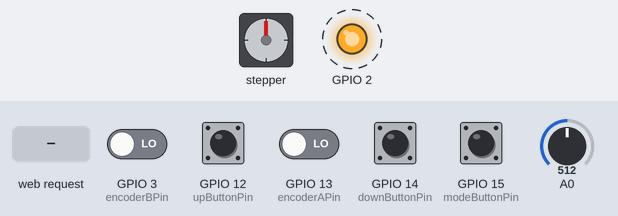
This sketch was run on a simulated ESP8266 (NodeMCU). Shown: stepper motor, output pins drawn as LEDs (lit = HIGH). Wiring (inferred from the names in the program): stepper motor (2048 steps per turn assumed): coils GPIO 16, GPIO 5, GPIO 4, GPIO 0. Dashed ring = blinking. The inputs (shaded band) are chosen by the test bench; at power-on: GPIO 3 (encoderBPin), GPIO 12 (upButtonPin), GPIO 13 (encoderAPin), GPIO 14 (downButtonPin), GPIO 15 (modeButtonPin) LOW, A0 = 512. WiFi joins after 1.5 s; servers stay silent unless stated; pins used as bus, display or sensor lines are not drawn; what the sketch prints to the serial monitor is not drawn.

Above: at 2.7 s.
2.8 s: A0 set to 536
At 3.48 s:
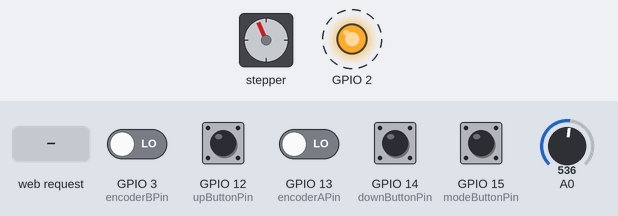
5.8 s: GPIO 13 (encoderAPin) driven HIGH
At 6.9 s:
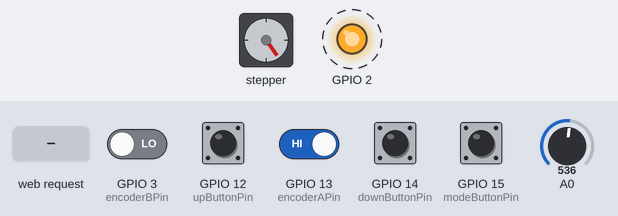
8.8 s: HTTP request GET /?send_m=0 received
At 11.1 s:
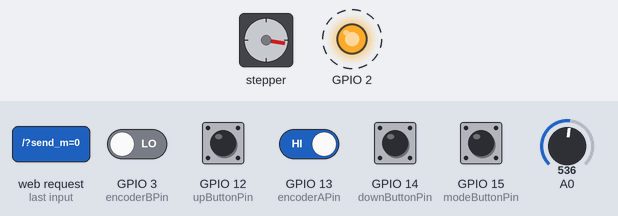
11.8 s: HTTP request GET /?send_m=0 received
At 13.8 s:
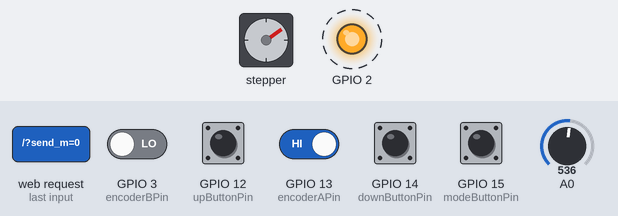
14.8 s: GPIO 15 (modeButtonPin) pulled HIGH for 0.15 s
17.7 s: A0 set to 490
At 18.83 s:
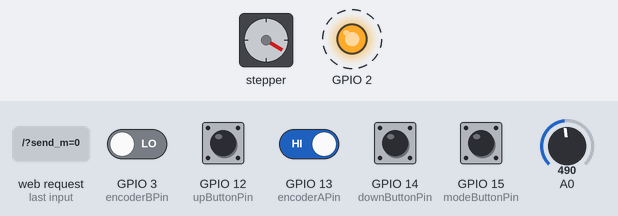
Timing chart, 0 to 24.7 s (numbered marks = the images above; inputs shaded):
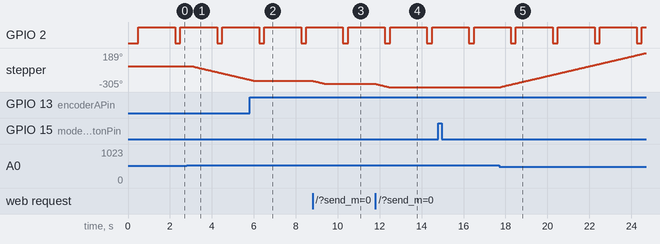

The sketch:

nodemcu.ino
```cpp
#include <ESP8266WiFi.h>
#include <Ticker.h>

////////////  step motor  //////////////////////////////////////////////////////////
// declare variables for the motor pins
int motorPin1 = 16;   // Blue   / Синий     - 28BYJ48 pin 1
int motorPin2 = 5;    // Pink   / Розовый   - 28BYJ48 pin 2
int motorPin3 = 4;    // Yellow / Желтый    - 28BYJ48 pin 3
int motorPin4 = 0;    // Orange / Оранжевый - 28BYJ48 pin 4

// установить скорость шагового двигателя.
int motorSpeed = 1200;

int lookup[8] = {
  B01000, B01100, B00100, B00110, B00010, B00011, B00001, B01001};

/////////////////////////////////////////////////////////////////////////////////////

//  конектимся к роутеру
const char* ssid = "kyivstar wi-fi";
const char* password = "dreamteam";

uint8_t blink_loop = 0;
uint8_t blink_mode = 0;
int sensorValue = 0;
int sensetive = 25;
int level = 500;
uint8_t i;

Ticker blinker;

const int upButtonPin = 12;
const int downButtonPin = 14;
int upButtonState = 0;
int downButtonState = 0;

const int modeButtonPin = 15;
int oldModeButton = 0;
int newModeButton = 0;
long buttonTime = 0;
long debounce = 200;

const int encoderAPin = 13;
const int encoderBPin = 3;
int oldEncoderPosition = HIGH;
int newEncoderPosition = HIGH;

// Create an instance of the server
// specify the port to listen on as an argument
WiFiServer server(80);

bool manual = 0;
int motorDirection = 2;
int stepcount = 0;

//512 - оборот
void movetocw(int stepcount)
{
  manual = 1;
  for (int i = 0; i < stepcount; i++){
  clockwise();
  }
}

void movetoacw(int stepcount)
{
  manual = 1;
  for (int i = 0; i < stepcount; i++){
  anticlockwise();
  }
}

void timerIsr()
{
  if(blink_mode & 1<<(blink_loop&0x07)) digitalWrite(2, HIGH);
    else  digitalWrite(2, LOW);
  blink_loop++;

  sensorValue = analogRead(A0);
  upButtonState = digitalRead(upButtonPin);
  downButtonState = digitalRead(downButtonPin);
}

// функция поворачивает мотор против часовой стрелки.
void anticlockwise()
{
  for(int i = 0; i < 8; i++)
  {
    setOutput(i);
    delayMicroseconds(motorSpeed);
  }
}

// функция поворачивает мотор по часовой стрелке.
void clockwise()
{
  for(int i = 7; i >= 0; i--)
  {
    setOutput(i);
    delayMicroseconds(motorSpeed);
  }
}

void setOutput(int out)
{
  digitalWrite(motorPin1, bitRead(lookup[out], 0));
  digitalWrite(motorPin2, bitRead(lookup[out], 1));
  digitalWrite(motorPin3, bitRead(lookup[out], 2));
  digitalWrite(motorPin4, bitRead(lookup[out], 3));
}

void modeButtonAction()
{
  newModeButton = digitalRead(modeButtonPin);

  if (newModeButton == HIGH && oldModeButton == LOW && millis() - buttonTime > debounce)
  {
    manual = !manual;
    level = sensorValue;
    Serial.print("manual = "); Serial.print(manual); Serial.print("\n");
    buttonTime = millis();
  }
  oldModeButton = newModeButton;
}

void encoderAction()
{

  newEncoderPosition = digitalRead(encoderAPin);
  if ((oldEncoderPosition == LOW) && (newEncoderPosition == HIGH))
  {
    if (digitalRead(encoderBPin) == LOW)
    {
       Serial.print ("left\n");
       movetoacw(23);
       motorZero();
    }
    else
    {
      Serial.print ("right\n");
      movetocw(23);
      motorZero();
    }
  }
  oldEncoderPosition = newEncoderPosition;
}

void motorAction()
  {
  if(manual == 0)
  {
    if(motorDirection == 0)
      if(upButtonState == HIGH)
        {motorZero();}
      else
        {anticlockwise();}

    if (motorDirection == 1)
      if (downButtonState == HIGH)
        {motorZero();}
      else
        {clockwise();}
    else
    {motorZero();}
  }
return;
}

void photoresistorAction(int level, int sensetive)
{
   if (manual == 0)
   {
   if (sensorValue < level - sensetive)
    {motorDirection = 1;}
   else if (sensorValue > level + sensetive)
    {motorDirection = 0;}
   else
    {
      motorDirection = 2;
    }
   }
}

void motorZero()
{
  digitalWrite(motorPin1, 0);
  digitalWrite(motorPin2, 0);
  digitalWrite(motorPin3, 0);
  digitalWrite(motorPin4, 0);
}

void setup()
{
  Serial.begin(115200);
  Serial.println("");
  Serial.println("");
  Serial.println("start");
//  delay(10);                        //check

  pinMode(2,OUTPUT);
  blink_mode = 0B11111110;  //blink_mode = 0B11111110; //количество срабатываний в период 1 раз из восьми тактов
  blinker.attach(0.250, timerIsr); //blinker.attach(0.125, timerIsr); //0.125 - время одного периода

  pinMode(upButtonPin, INPUT);
  pinMode(downButtonPin, INPUT);

  pinMode(encoderAPin, INPUT);
  pinMode(encoderBPin, INPUT);
  pinMode(modeButtonPin, INPUT);

// двигло
  pinMode(motorPin1, OUTPUT);
  pinMode(motorPin2, OUTPUT);
  pinMode(motorPin3, OUTPUT);
  pinMode(motorPin4, OUTPUT);

  Serial.print("Connecting to ");
  Serial.println(ssid);

  // конектимся к роутеру
  WiFi.mode(WIFI_STA);
  WiFi.begin(ssid, password);
  while (WiFi.status() != WL_CONNECTED) {
    delay(500);                           //check
    Serial.print(".");
  }

  Serial.println("WiFi connected");

  // Start the server
  server.begin();
}


void loop()
{

  encoderAction();
  modeButtonAction();
  photoresistorAction(level, sensetive);
  motorAction();

  // Check if a client has connected
  WiFiClient client = server.available();
  if (!client) {
    return;
  }

  // Wait until the client sends some data
  while(!client.available()){
    delay(1);
  }

  // Read the first line of the request
  String req = client.readStringUntil('\r');
  client.flush();

  // Match the request (up)
  if (req.indexOf("/?send_m=0") != -1)
  {
    manual = 1;
    Serial.print ("up\n");
    movetoacw(64);
    motorZero();
  }
  // Match the request (down)
  else if (req.indexOf("/?send_m=1") != -1)
  {
    manual = 1;
    Serial.print ("down\n");
    movetocw(64);
    motorZero();
  }
  // Match the request (stop)
  else if (req.indexOf("/?send_m=2") != -1)
  {
    motorDirection = 2;
    motorZero();
    manual = 1;
  }
  // Match the request (mode)
    else if (req.indexOf("/?send_m=4") != -1){manual = !manual; level = sensorValue;}

    else if (req.indexOf("/?send_l=0") != -1){level=0;}
    else if (req.indexOf("/?send_l=50") != -1){level=50;}
    else if (req.indexOf("/?send_l=100") != -1){level=100;}
    else if (req.indexOf("/?send_l=200") != -1){level=200;}
    else if (req.indexOf("/?send_l=300") != -1){level=300;}
    else if (req.indexOf("/?send_l=400") != -1){level=400;}
    else if (req.indexOf("/?send_l=510") != -1){level=510;}
    else if (req.indexOf("/?send_l=600") != -1){level=600;}
    else if (req.indexOf("/?send_l=700") != -1){level=700;}
    else if (req.indexOf("/?send_l=800") != -1){level=800;}
    else if (req.indexOf("/?send_l=900") != -1){level=900;}
    else if (req.indexOf("/?send_l=999") != -1){level=999;}

    else if (req.indexOf("/?send_s=9") != -1){sensetive=9;}
    else if (req.indexOf("/?send_s=25") != -1){sensetive=25;}
    else if (req.indexOf("/?send_s=50") != -1){sensetive=50;}

  else {
    String f = "HTTP/1.1 200 OK\r\nContent-Type: text/html\r\n\r\n<!DOCTYPE HTML>\r\n<html style=\"width:380px\">\r\n";
//    f += "<meta http-equiv=\"refresh\" content=\"1\">";
    f += "<fieldset> <legend>mode</legend>";
    f += "<form method=\"get\" action=\"\">";
    f += "<button style=\"width:100px;height:32px\" value=\"0\" type=\"submit\" name=\"send_m\">up</button><br><br>";
    f += "<button style=\"width:100px;height:32px;margin-right:10px\" value=\"2\" type=\"submit\" name=\"send_m\">stop</button>";
    f += "<button style=\"width:100px;height:32px;margin-right:10px\" value=\"4\" type=\"submit\" name=\"send_m\">mode</button><br><br>";
    f += "<button style=\"width:100px;height:32px\" value=\"1\" type=\"submit\" name=\"send_m\">down</button>";
    f += "</form></fieldset>";
    f += "<fieldset><legend>level</legend>";
    f += "<form method=\"get\" action=\"\">";
    f += "<button style=\"width:100px;height:32px;margin-right:10px\" value=\"0\" type=\"submit\" name=\"send_l\">level 0</button>";
    f += "<button style=\"width:100px;height:32px;margin-right:10px\" value=\"50\" type=\"submit\" name=\"send_l\">level 50</button>";
    f += "<button style=\"width:100px;height:32px;margin-right:10px\" value=\"100\" type=\"submit\" name=\"send_l\">level 100</button><br><br>";
    f += "<button style=\"width:100px;height:32px;margin-right:10px\" value=\"200\" type=\"submit\" name=\"send_l\">level 200</button>";
    f += "<button style=\"width:100px;height:32px;margin-right:10px\" value=\"300\" type=\"submit\" name=\"send_l\">level 300</button>";
    f += "<button style=\"width:100px;height:32px;margin-right:10px\" value=\"400\" type=\"submit\" name=\"send_l\">level 400</button><br><br>";
    f += "<button style=\"width:100px;height:32px;margin-right:10px\" value=\"510\" type=\"submit\" name=\"send_l\">level 510</button>";
    f += "<button style=\"width:100px;height:32px;margin-right:10px\" value=\"600\" type=\"submit\" name=\"send_l\">level 600</button>";
    f += "<button style=\"width:100px;height:32px;margin-right:10px\" value=\"700\" type=\"submit\" name=\"send_l\">level 700</button><br><br>";
    f += "<button style=\"width:100px;height:32px;margin-right:10px\" value=\"800\" type=\"submit\" name=\"send_l\">level 800</button>";
    f += "<button style=\"width:100px;height:32px;margin-right:10px\" value=\"900\" type=\"submit\" name=\"send_l\">level 900</button>";
    f += "<button style=\"width:100px;height:32px;margin-right:10px\" value=\"999\" type=\"submit\" name=\"send_l\">level 999</button>";
    f += "</form></fieldset>";
    f += "<fieldset><legend>sens</legend>";
    f += "<form method=\"get\" action=\"\">";
    f += "<button style=\"width:100px;height:32px;margin-right:10px\" value=\"9\" type=\"submit\" name=\"send_s\">sens 9</button>";
    f += "<button style=\"width:100px;height:32px;margin-right:10px\" value=\"25\" type=\"submit\" name=\"send_s\">sens 25</button>";
    f += "<button style=\"width:100px;height:32px;margin-right:10px\" value=\"50\" type=\"submit\" name=\"send_s\">sens 50</button>";
    f += "</form></fieldset>";
    f += "<fieldset><legend>info</legend>";
    f += "level+/-sens = ";
    f += level;
    f += "+/-";
    f += sensetive;
    f += "<br>sensor value = ";
    f += sensorValue;
    f += "<br>voltage value = ";
    float voltage = sensorValue * (3.3 / 1023.0);
    f += voltage;
    f += "</html>\n";
    client.print(f);
    client.stop();
    return;
  }

  client.flush();

  // Prepare the response
    String s = "HTTP/1.1 200 OK\r\nContent-Type: text/html\r\n\r\n<!DOCTYPE HTML>\r\n<html style=\"width:380px\">\r\n";
//    s += "<meta http-equiv=\"refresh\" content=\"1\">";
    s += "<style media=\"handheld\"> body {max-width: 320px;} </style>";
    s += "<fieldset> <legend>mode</legend>";
    s += "<form method=\"get\" action=\"\">";
    s += "<button style=\"width:100px;height:32px\" value=\"0\" type=\"submit\" name=\"send_m\">up</button><br><br>";
    s += "<button style=\"width:100px;height:32px;margin-right:10px\" value=\"2\" type=\"submit\" name=\"send_m\">stop</button>";
    s += "<button style=\"width:100px;height:32px;margin-right:10px\" value=\"4\" type=\"submit\" name=\"send_m\">mode</button><br><br>";
    s += "<button style=\"width:100px;height:32px\" value=\"1\" type=\"submit\" name=\"send_m\">down</button>";
    s += "</form></fieldset>";
    s += "<fieldset><legend>level</legend>";
    s += "<form method=\"get\" action=\"\">";
    s += "<button style=\"width:100px;height:32px;margin-right:10px\" value=\"0\" type=\"submit\" name=\"send_l\">level 0</button>";
    s += "<button style=\"width:100px;height:32px;margin-right:10px\" value=\"50\" type=\"submit\" name=\"send_l\">level 50</button>";
    s += "<button style=\"width:100px;height:32px;margin-right:10px\" value=\"100\" type=\"submit\" name=\"send_l\">level 100</button><br><br>";
    s += "<button style=\"width:100px;height:32px;margin-right:10px\" value=\"200\" type=\"submit\" name=\"send_l\">level 200</button>";
    s += "<button style=\"width:100px;height:32px;margin-right:10px\" value=\"300\" type=\"submit\" name=\"send_l\">level 300</button>";
    s += "<button style=\"width:100px;height:32px;margin-right:10px\" value=\"400\" type=\"submit\" name=\"send_l\">level 400</button><br><br>";
    s += "<button style=\"width:100px;height:32px;margin-right:10px\" value=\"510\" type=\"submit\" name=\"send_l\">level 510</button>";
    s += "<button style=\"width:100px;height:32px;margin-right:10px\" value=\"600\" type=\"submit\" name=\"send_l\">level 600</button>";
    s += "<button style=\"width:100px;height:32px;margin-right:10px\" value=\"700\" type=\"submit\" name=\"send_l\">level 700</button><br><br>";
    s += "<button style=\"width:100px;height:32px;margin-right:10px\" value=\"800\" type=\"submit\" name=\"send_l\">level 800</button>";
    s += "<button style=\"width:100px;height:32px;margin-right:10px\" value=\"900\" type=\"submit\" name=\"send_l\">level 900</button>";
    s += "<button style=\"width:100px;height:32px;margin-right:10px\" value=\"999\" type=\"submit\" name=\"send_l\">level 999</button>";
    s += "</form></fieldset>";
    s += "<fieldset><legend>sens</legend>";
    s += "<form method=\"get\" action=\"\">";
    s += "<button style=\"width:100px;height:32px;margin-right:10px\" value=\"9\" type=\"submit\" name=\"send_s\">sens 9</button>";
    s += "<button style=\"width:100px;height:32px;margin-right:10px\" value=\"25\" type=\"submit\" name=\"send_s\">sens 25</button>";
    s += "<button style=\"width:100px;height:32px;margin-right:10px\" value=\"50\" type=\"submit\" name=\"send_s\">sens 50</button>";
    s += "</form></fieldset>";
    s += "<fieldset><legend>info</legend>";
    s += "level+/-sens = ";
    s += level;
    s += "+/-";
    s += sensetive;
    s += "<br>sensor value = ";
    s += sensorValue;
    s += "<br>voltage value = ";
    float voltage = sensorValue * (3.3 / 1023.0);
    s += voltage;
    s += "</html>\n";

  // Send the response to the client
  client.print(s);
  delay(1);

  // The client will actually be disconnected
  // when the function returns and 'client' object is detroyed
}
```

Measured:
- the behaviour switches between 525 and 526 on A0 (found by bisection; images 0 and 1)
- after the input at 2.8 s, stepper: keeps turning counter-clockwise at about 71°/s, starting after 0.22 s
- after the input at 5.8 s, stepper: goes on until 6.0 s, then stays -215°
- after the input at 8.8 s, stepper: turns 45° counter-clockwise in 0.61 s, starting at once
- after the input at 11.8 s, stepper: turns 45° counter-clockwise in 0.61 s, starting at once
- after the input at 17.7 s, stepper: keeps turning clockwise at about 71°/s, starting after 0.07 s
- by itself, GPIO 2: alternates HIGH for 1.8 s and LOW for 0.25 s
